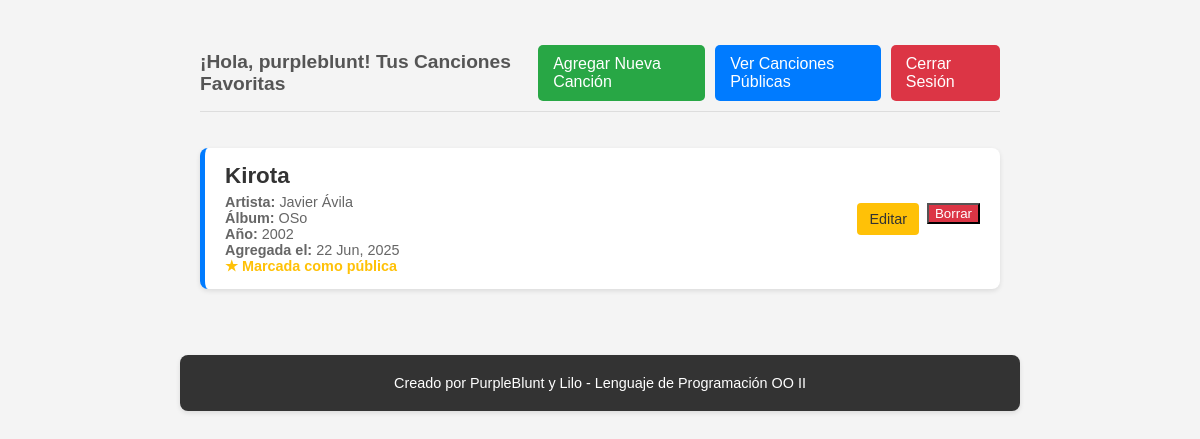
/canciones/u/purpleblunt/ (signed in), run on the app's committed database.
### canciones/models.py (models this page shows, shortened)
class Usuario(models.Model):
    nombre = models.CharField(max_length=100, unique=True) # Cambiado a CharField y añadido unique=True para nombres de usuario
    contrasena = models.CharField(max_length=100) # Cambiado a contrasena (sin ñ) y CharField
    uuid = models.UUIDField(default=uuid_lib.uuid4, editable=False, unique=True) # Usamos UUIDField nativo de Django
    fecha_registro = models.DateField(default=date.today) # Cambiado de 'fecha' a 'fecha_registro'

class Cancion(models.Model):
    titulo = models.CharField(max_length=200, default="Sin título") # Cambiado de TextField a CharField, y max_length aumentado
    artista = models.CharField(max_length=100, blank=True, null=True) # Nuevo campo: Artista
    album = models.CharField(max_length=100, blank=True, null=True) # Nuevo campo: Álbum
    ano_lanzamiento = models.IntegerField(blank=True, null=True) # Nuevo campo: Año de lanzamiento
    es_favorita = models.BooleanField(default=False) # Cambiado de 'completado' a 'es_favorita'
    fecha_agregada = models.DateField(default=date.today) # Cambiado de 'fecha' a 'fecha_agregada'

### canciones/views.py (the view)
# urls.py: path("u/<str:name>/", views.lista_canciones, name="lista_canciones"),
def lista_canciones(request, name):
    if 'nombre_usuario' not in request.session:
        messages.error(request, "Debes iniciar sesión para acceder a esta página.")
        return redirect('login')
    if request.session.get('nombre_usuario') != name:
        messages.error(request, "Acceso no autorizado a la lista de otro usuario.")
        return redirect('login')
    usuario = get_object_or_404(Usuario, nombre=name)
    canciones_favoritas = {rel.clave_relacion: rel.cancion for rel in usuario.canciones_favoritas.all()}
    context = {
        "canciones": canciones_favoritas,
        "name": name, # Pasa el nombre del usuario a la plantilla
        "is_authenticated": True # Indica que el usuario está autenticado para la lógica de la plantilla
    }
    return render(request, "canciones/listar_canciones.html", context)

### canciones/templates/canciones/listar_canciones.html (shortened to what this page needs)
<!DOCTYPE html>
<html lang="es">
<head>
</head>
<body>
    <div class="header">
        <h1 class="welcome-message">¡Hola, {{ name }}! Tus Canciones Favoritas</h1>
        <div class="actions">
            <a href="{% url 'canciones:crear_cancion' name=name %}" class="add-button">Agregar Nueva Canción</a>
            <a href="{% url 'canciones:vista_publica_canciones' %}" class="public-songs-button">Ver Canciones Públicas</a>
            <a href="{% url 'logout' %}" class="logout-button">Cerrar Sesión</a>
        </div>
    </div>
    <ul class="song-list">
        {% if canciones %}
            {% for clave_relacion, cancion in canciones.items %}
                <li class="song-item">
                    <div class="song-details">
                        <h2>{{ cancion.titulo }}</h2>
                        <p><strong>Artista:</strong> {{ cancion.artista|default:"Desconocido" }}</p>
                        <p><strong>Álbum:</strong> {{ cancion.album|default:"N/A" }}</p>
                        <p><strong>Año:</strong> {{ cancion.ano_lanzamiento|default:"N/A" }}</p>
                        <p><strong>Agregada el:</strong> {{ cancion.fecha_agregada|date:"d M, Y" }}</p>
                        {% if cancion.es_favorita %}
                            <p class="favorite">★ Marcada como pública</p>
                        {% endif %}
                    </div>
                    <div class="item-actions">
                        <a href="{% url 'canciones:editar_cancion' name=name id=cancion.id %}" class="edit-button">Editar</a>
                        <form action="{% url 'canciones:borrar_cancion' name=name id=cancion.id %}" method="post" style="display:inline;">
                            <button type="submit" class="delete-button" onclick="return confirm('¿Estás seguro de que quieres eliminar esta canción de tus favoritos?');">Borrar</button>
                        </form>
                    </div>
                </li>
            {% endfor %}
        {% else %}
            <p>Aún no tienes canciones favoritas agregadas. ¡Añade una ahora!</p>
        {% endif %}
    </ul>
    <footer class="footer">
        <p>Creado por PurpleBlunt y Lilo - Lenguaje de Programación OO II</p>
    </footer>
</body>
</html>

### canciones/templates/canciones/listar_canciones.html (style rules this page uses)
body { font-family: Arial, sans-serif; background-color: #f4f4f4; margin: 0; padding: 20px; display: flex; flex-direction: column; align-items: center; }
.header { width: 100%; max-width: 800px; display: flex; justify-content: space-between; align-items: center; margin-bottom: 20px; padding: 10px 0; border-bottom: 1px solid #ddd; }
h1 { color: #333; margin: 0; }
.welcome-message { font-size: 1.2em; color: #555; }
.actions { display: flex; gap: 10px; }
.add-button { background-color: #28a745; color: white; padding: 10px 15px; border: none; border-radius: 5px; text-decoration: none; font-size: 1em; cursor: pointer; transition: background-color 0.3s ease; }
.logout-button { background-color: #dc3545; color: white; padding: 10px 15px; border: none; border-radius: 5px; text-decoration: none; font-size: 1em; cursor: pointer; transition: background-color 0.3s ease; }
.public-songs-button { background-color: #007bff; color: white; padding: 10px 15px; border: none; border-radius: 5px; text-decoration: none; font-size: 1em; cursor: pointer; transition: background-color 0.3s ease; }
.song-list { list-style: none; padding: 0; width: 100%; max-width: 800px; }
.song-item { background-color: #fff; padding: 15px 20px; margin-bottom: 10px; border-radius: 8px; box-shadow: 0 2px 5px rgba(0, 0, 0, 0.1); display: flex; flex-wrap: wrap; justify-content: space-between; align-items: center; border-left: 5px solid #007bff; }
.song-details { flex-grow: 1; text-align: left; margin-right: 15px; }
.song-details h2 { margin: 0 0 5px 0; color: #333; font-size: 1.4em; }
.song-details p { margin: 0; color: #666; font-size: 0.9em; }
.song-details .favorite { color: #ffc107; font-weight: bold; }
.item-actions { display: flex; gap: 8px; }
.item-actions a { padding: 8px 12px; border-radius: 4px; text-decoration: none; font-size: 0.9em; transition: background-color 0.3s ease; }
.edit-button { background-color: #ffc107; color: #333; }
.delete-button { background-color: #dc3545; color: white; }
.footer { width: 100%; max-width: 800px; margin-top: 40px; padding: 20px; background-color: #333; color: white; text-align: center; border-radius: 8px; box-shadow: 0 2px 5px rgba(0, 0, 0, 0.1); font-size: 0.9em; }
.footer p { margin: 0; }

### data on the page
Usuario: nombre "purpleblunt"
Cancion: titulo "Kirota", artista "Javier Ávila", album "OSo", ano_lanzamiento "2002", fecha_agregada "22 Jun, 2025", es_favorita "★ Marcada como pública"
